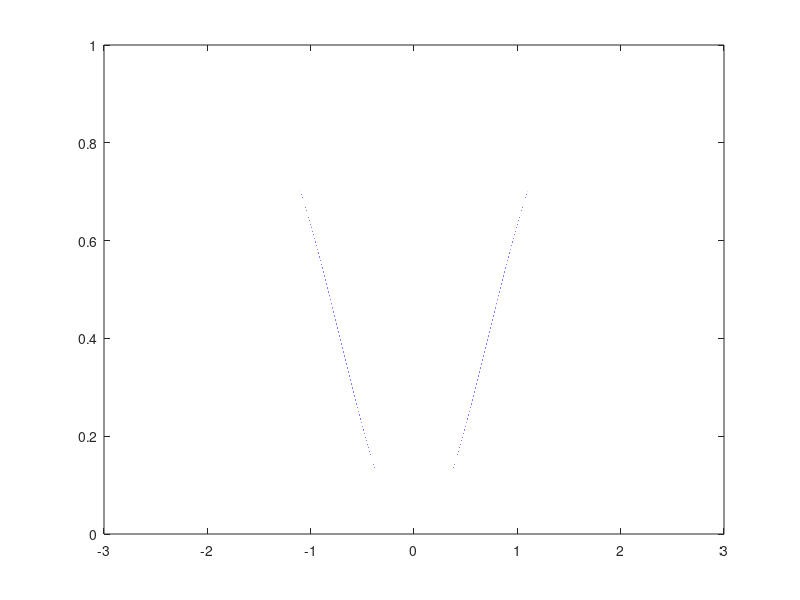

Source code (MATLAB):
close all;
a=-3;
b=3;
itr=1000000;
dt=(b-a)/itr;
func=zeros(itr,1);
t=zeros(itr,1);
for i=1:itr
    func(i)=(1-exp(-(a+(i-1)*dt)^2));          %SAME CODE IN MATLAB
    t(i)=a+(i-1)*dt;
end
plot(t,func)
